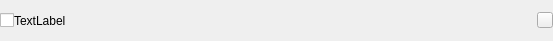
<?xml version="1.0" encoding="UTF-8"?>
<ui version="4.0">
 <class>ListItem</class>
 <widget class="QWidget" name="ListItem">
  <property name="geometry">
   <rect>
    <x>0</x>
    <y>0</y>
    <width>553</width>
    <height>41</height>
   </rect>
  </property>
  <property name="minimumSize">
   <size>
    <width>0</width>
    <height>0</height>
   </size>
  </property>
  <property name="windowTitle">
   <string>Form</string>
  </property>
  <layout class="QHBoxLayout" name="horizontalLayout">
   <property name="spacing">
    <number>0</number>
   </property>
   <property name="leftMargin">
    <number>0</number>
   </property>
   <property name="topMargin">
    <number>0</number>
   </property>
   <property name="rightMargin">
    <number>0</number>
   </property>
   <property name="bottomMargin">
    <number>0</number>
   </property>
   <item>
    <widget class="QCheckBox" name="checkBox">
     <property name="sizePolicy">
      <sizepolicy hsizetype="Fixed" vsizetype="Fixed">
       <horstretch>0</horstretch>
       <verstretch>0</verstretch>
      </sizepolicy>
     </property>
     <property name="text">
      <string/>
     </property>
    </widget>
   </item>
   <item>
    <widget class="QLabel" name="label">
     <property name="sizePolicy">
      <sizepolicy hsizetype="MinimumExpanding" vsizetype="Preferred">
       <horstretch>0</horstretch>
       <verstretch>0</verstretch>
      </sizepolicy>
     </property>
     <property name="text">
      <string>TextLabel</string>
     </property>
    </widget>
   </item>
   <item>
    <widget class="QPushButton" name="pushButton">
     <property name="sizePolicy">
      <sizepolicy hsizetype="Fixed" vsizetype="Fixed">
       <horstretch>0</horstretch>
       <verstretch>0</verstretch>
      </sizepolicy>
     </property>
     <property name="minimumSize">
      <size>
       <width>16</width>
       <height>16</height>
      </size>
     </property>
     <property name="maximumSize">
      <size>
       <width>16</width>
       <height>16</height>
      </size>
     </property>
     <property name="styleSheet">
      <string notr="true">border-image: url(:/picture/close.png);</string>
     </property>
     <property name="text">
      <string/>
     </property>
     <property name="iconSize">
      <size>
       <width>16</width>
       <height>16</height>
      </size>
     </property>
    </widget>
   </item>
  </layout>
 </widget>
 <resources/>
 <connections/>
</ui>
